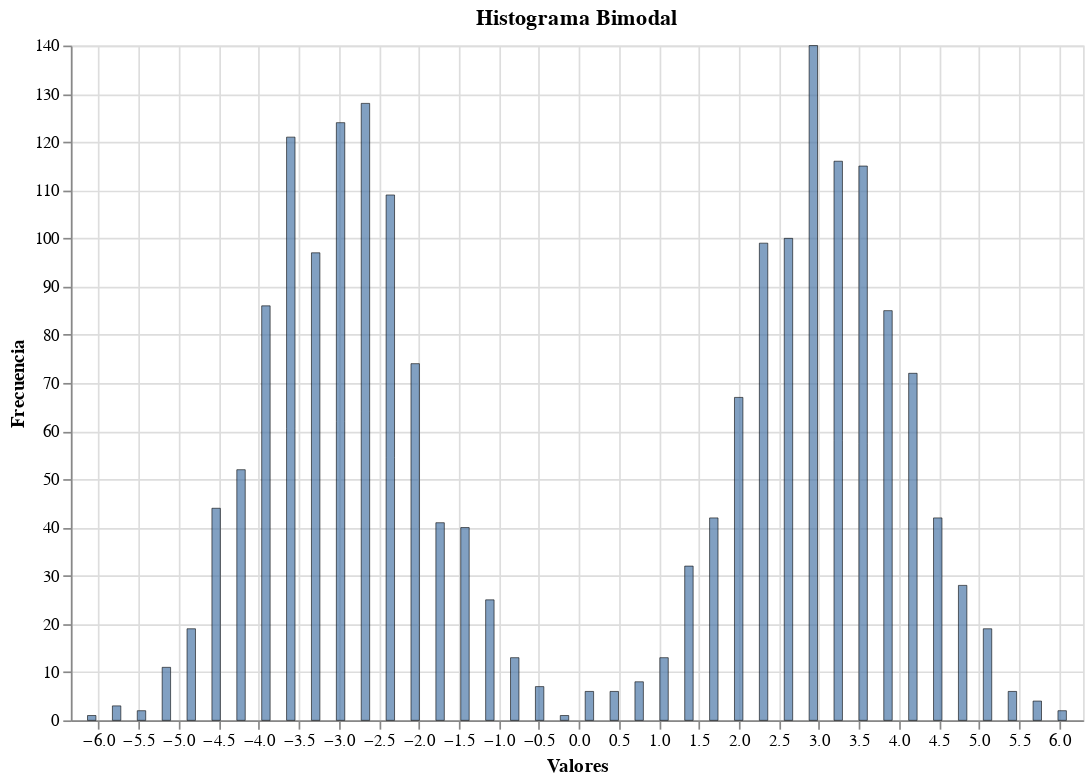

Notebook code for this chart:
### Markdown cell above
## 4. Histograma

### Code cell
# Crear un histograma en Matplotlib
fig, ax = plt.subplots(figsize=(10, 6))

# Generar datos con distribución bimodal
np.random.seed(42)
data1 = np.random.normal(-3, 1, 1000)
data2 = np.random.normal(3, 1, 1000)
combined_data = np.concatenate([data1, data2])

# Crear histograma
hist = ax.hist(combined_data, bins=40, alpha=0.7, color='lightgreen', edgecolor='darkgreen')

ax.set_title('Histograma Bimodal')
ax.set_xlabel('Valores')
ax.set_ylabel('Frecuencia')
ax.grid(True, alpha=0.3)

# Añadir líneas verticales en las medias
# ax.axvline(x=-3, color='red', linestyle='--', alpha=0.5, label='Media Grupo 1')
# ax.axvline(x=3, color='blue', linestyle='--', alpha=0.5, label='Media Grupo 2')
# ax.legend()

plt.show()

# Detectar el tipo de gráfico
plot_type = detect_plot_type(ax)
print(f"Tipo de gráfico detectado: {plot_type}")

# Convertir a Vega-Lite
vega_hist = mpl_to_vega(fig, ax, verbose=True)

# Mostrar el gráfico de Vega-Lite
vega_hist

### Figure 1 — Vega-Lite specification as saved in the notebook (floating-point values rounded to 4 significant figures)
{"config": {"view": {"continuousWidth": 300, "continuousHeight": 300}}, "data": {"name": "data-e544f330bce489e4f445042e93c028f3"}, "mark": {"type": "bar", "opacity": 0.7, "stroke": "black", "strokeWidth": 0.5, "tooltip": true}, "encoding": {"tooltip": [{"field": "bin_start", "format": ".2f", "title": "Inicio", "type": "quantitative"}, {"field": "bin_end", "format": ".2f", "title": "Fin", "type": "quantitative"}, {"field": "count", "title": "Frecuencia", "type": "quantitative"}], "x": {"axis": {"tickCount": 20}, "field": "x", "scale": {"domain": [-6.241, 6.193]}, "title": "Valores", "type": "quantitative"}, "y": {"field": "y", "title": "Frecuencia", "type": "quantitative"}}, "height": 400, "title": "Histograma Bimodal", "width": 600, "$schema": "https://vega.github.io/schema/vega-lite/v5.20.1.json", "datasets": {"data-e544f330bce489e4f445042e93c028f3": [{"bin_start": -6.241, "bin_end": -5.93, "bin_width": 0.3109, "x": -6.086, "y": 1.0, "count": 1.0, "density": 0.0005, "label": "histogram"}, {"bin_start": -5.93, "bin_end": -5.62, "bin_width": 0.3109, "x": -5.775, "y": 3.0, "count": 3.0, "density": 0.0015, "label": "histogram"}, {"bin_start": -5.62, "bin_end": -5.309, "bin_width": 0.3109, "x": -5.464, "y": 2.0, "count": 2.0, "density": 0.001, "label": "histogram"}, {"bin_start": -5.309, "bin_end": -4.998, "bin_width": 0.3109, "x": -5.153, "y": 11.0, "count": 11.0, "density": 0.0055, "label": "histogram"}, {"bin_start": -4.998, "bin_end": -4.687, "bin_width": 0.3109, "x": -4.842, "y": 19.0, "count": 19.0, "density": 0.0095, "label": "histogram"}, {"bin_start": -4.687, "bin_end": -4.376, "bin_width": 0.3109, "x": -4.532, "y": 44.0, "count": 44.0, "density": 0.022, "label": "histogram"}, {"bin_start": -4.376, "bin_end": -4.065, "bin_width": 0.3109, "x": -4.221, "y": 52.0, "count": 52.0, "density": 0.026, "label": "histogram"}, {"bin_start": -4.065, "bin_end": -3.754, "bin_width": 0.3109, "x": -3.91, "y": 86.0, "count": 86.0, "density": 0.043, "label": "histogram"}, {"bin_start": -3.754, "bin_end": -3.444, "bin_width": 0.3109, "x": -3.599, "y": 121.0, "count": 121.0, "density": 0.0605, "label": "histogram"}, {"bin_start": -3.444, "bin_end": -3.133, "bin_width": 0.3109, "x": -3.288, "y": 97.0, "count": 97.0, "density": 0.0485, "label": "histogram"}, {"bin_start": -3.133, "bin_end": -2.822, "bin_width": 0.3109, "x": -2.977, "y": 124.0, "count": 124.0, "density": 0.062, "label": "histogram"}, {"bin_start": -2.822, "bin_end": -2.511, "bin_width": 0.3109, "x": -2.666, "y": 128.0, "count": 128.0, "density": 0.064, "label": "histogram"}, {"bin_start": -2.511, "bin_end": -2.2, "bin_width": 0.3109, "x": -2.356, "y": 109.0, "count": 109.0, "density": 0.0545, "label": "histogram"}, {"bin_start": -2.2, "bin_end": -1.889, "bin_width": 0.3109, "x": -2.045, "y": 74.0, "count": 74.0, "density": 0.037, "label": "histogram"}, {"bin_start": -1.889, "bin_end": -1.578, "bin_width": 0.3109, "x": -1.734, "y": 41.0, "count": 41.0, "density": 0.0205, "label": "histogram"}, {"bin_start": -1.578, "bin_end": -1.268, "bin_width": 0.3109, "x": -1.423, "y": 40.0, "count": 40.0, "density": 0.02, "label": "histogram"}, {"bin_start": -1.268, "bin_end": -0.9567, "bin_width": 0.3109, "x": -1.112, "y": 25.0, "count": 25.0, "density": 0.0125, "label": "histogram"}, {"bin_start": -0.9567, "bin_end": -0.6458, "bin_width": 0.3109, "x": -0.8012, "y": 13.0, "count": 13.0, "density": 0.0065, "label": "histogram"}, {"bin_start": -0.6458, "bin_end": -0.3349, "bin_width": 0.3109, "x": -0.4904, "y": 7.0, "count": 7.0, "density": 0.0035, "label": "histogram"}, {"bin_start": -0.3349, "bin_end": -0.02408, "bin_width": 0.3109, "x": -0.1795, "y": 1.0, "count": 1.0, "density": 0.0005, "label": "histogram"}, {"bin_start": -0.02408, "bin_end": 0.2868, "bin_width": 0.3109, "x": 0.1313, "y": 6.0, "count": 6.0, "density": 0.003, "label": "histogram"}, {"bin_start": 0.2868, "bin_end": 0.5976, "bin_width": 0.3109, "x": 0.4422, "y": 6.0, "count": 6.0, "density": 0.003, "label": "histogram"}, {"bin_start": 0.5976, "bin_end": 0.9085, "bin_width": 0.3109, "x": 0.7531, "y": 8.0, "count": 8.0, "density": 0.004, "label": "histogram"}, {"bin_start": 0.9085, "bin_end": 1.219, "bin_width": 0.3109, "x": 1.064, "y": 13.0, "count": 13.0, "density": 0.0065, "label": "histogram"}, {"bin_start": 1.219, "bin_end": 1.53, "bin_width": 0.3109, "x": 1.375, "y": 32.0, "count": 32.0, "density": 0.016, "label": "histogram"}, {"bin_start": 1.53, "bin_end": 1.841, "bin_width": 0.3109, "x": 1.686, "y": 42.0, "count": 42.0, "density": 0.021, "label": "histogram"}, {"bin_start": 1.841, "bin_end": 2.152, "bin_width": 0.3109, "x": 1.997, "y": 67.0, "count": 67.0, "density": 0.0335, "label": "histogram"}, {"bin_start": 2.152, "bin_end": 2.463, "bin_width": 0.3109, "x": 2.307, "y": 99.0, "count": 99.0, "density": 0.0495, "label": "histogram"}, {"bin_start": 2.463, "bin_end": 2.774, "bin_width": 0.3109, "x": 2.618, "y": 100.0, "count": 100.0, "density": 0.05, "label": "histogram"}, {"bin_start": 2.774, "bin_end": 3.085, "bin_width": 0.3109, "x": 2.929, "y": 140.0, "count": 140.0, "density": 0.07, "label": "histogram"}, {"bin_start": 3.085, "bin_end": 3.395, "bin_width": 0.3109, "x": 3.24, "y": 116.0, "count": 116.0, "density": 0.058, "label": "histogram"}, {"bin_start": 3.395, "bin_end": 3.706, "bin_width": 0.3109, "x": 3.551, "y": 115.0, "count": 115.0, "density": 0.0575, "label": "histogram"}, {"bin_start": 3.706, "bin_end": 4.017, "bin_width": 0.3109, "x": 3.862, "y": 85.0, "count": 85.0, "density": 0.0425, "label": "histogram"}, {"bin_start": 4.017, "bin_end": 4.328, "bin_width": 0.3109, "x": 4.173, "y": 72.0, "count": 72.0, "density": 0.036, "label": "histogram"}, {"bin_start": 4.328, "bin_end": 4.639, "bin_width": 0.3109, "x": 4.483, "y": 42.0, "count": 42.0, "density": 0.021, "label": "histogram"}, {"bin_start": 4.639, "bin_end": 4.95, "bin_width": 0.3109, "x": 4.794, "y": 28.0, "count": 28.0, "density": 0.014, "label": "histogram"}, {"bin_start": 4.95, "bin_end": 5.261, "bin_width": 0.3109, "x": 5.105, "y": 19.0, "count": 19.0, "density": 0.0095, "label": "histogram"}, {"bin_start": 5.261, "bin_end": 5.571, "bin_width": 0.3109, "x": 5.416, "y": 6.0, "count": 6.0, "density": 0.003, "label": "histogram"}, {"bin_start": 5.571, "bin_end": 5.882, "bin_width": 0.3109, "x": 5.727, "y": 4.0, "count": 4.0, "density": 0.002, "label": "histogram"}, {"bin_start": 5.882, "bin_end": 6.193, "bin_width": 0.3109, "x": 6.038, "y": 2.0, "count": 2.0, "density": 0.001, "label": "histogram"}]}}
